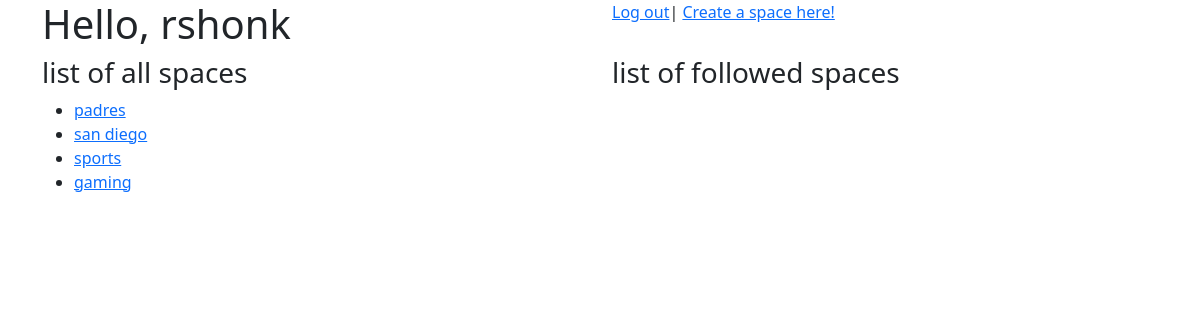
/profile/ (signed in), run on an earlier commit of the app's database.
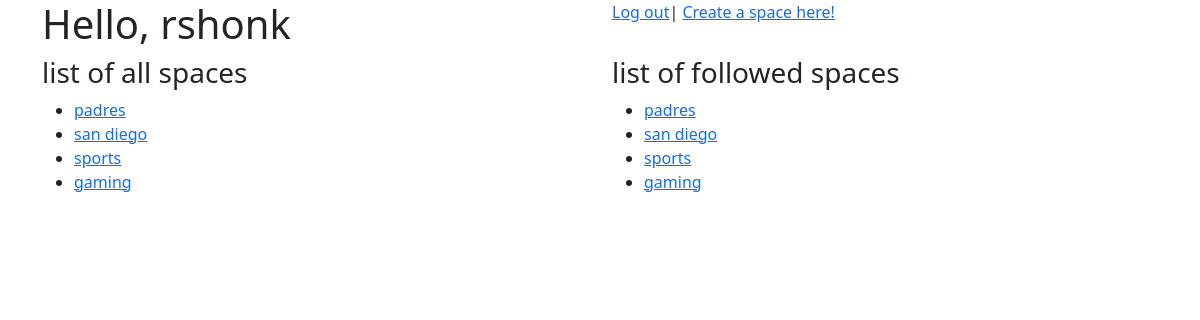
And on a later commit of the database.
### main/models.py (models this page shows)
class Space(models.Model):
    spacename = models.CharField(max_length=25)
    def __str__(self):
        return self.spacename

class UserFollowedSpace(models.Model):
    user = models.ForeignKey(User, on_delete=models.CASCADE)
    spacename = models.CharField(max_length=25)
    def __str__(self):
        return self.spacename

### main/views.py (the view)
# urls.py: path('profile/', views.profile, name='profile'),
def profile(request):
    if request.user.is_authenticated:
        username = request.user
        spaces = Space.objects.all()
        followed_spaces = request.user.userfollowedspace_set.all()
        return render(request, 'main/profile.html', {'username': username, 'spaces': spaces, 'followed_spaces': followed_spaces})

### main/templates/main/profile.html (shortened to what this page needs)
<!DOCTYPE html>
<html lang="en">
<head>
    {% load bootstrap5 %}
    {% bootstrap_css %}
</head>
<body>
<div class="container">
    <div class="row">
        <div class="col">
            <h1>Hello, {{ username }}</h1>
        </div>
        <div class="col">
            <a href="{% url 'main:logout_user' %}">Log out</a>|
            <a href="{% url 'main:create_space' %}">Create a space here!</a>
        </div>
    </div>
    <div class="row">
        <div class="col">
            <h3>list of all spaces</h3>
            <ul>
                {% for spacename in spaces %}
                    <li><a href="{% url 'main:space' spacename %}">{{ spacename }}</a></li>
                {% endfor %}
            </ul>
        </div>
        <div class="col">
            <h3>list of followed spaces</h3>
            <ul>
                {% for spacename in followed_spaces %}
                    <li><a href="{% url 'main:space' spacename %}">{{ spacename }}</a></li>
                {% endfor %}
            </ul>
        </div>
    </div>
</div>
</body>
</html>

What changed in the data, as far as the page shows it:
added UserFollowedSpace: spacename "padres"
added UserFollowedSpace: spacename "san diego"
added UserFollowedSpace: spacename "sports"
added UserFollowedSpace: spacename "gaming"
